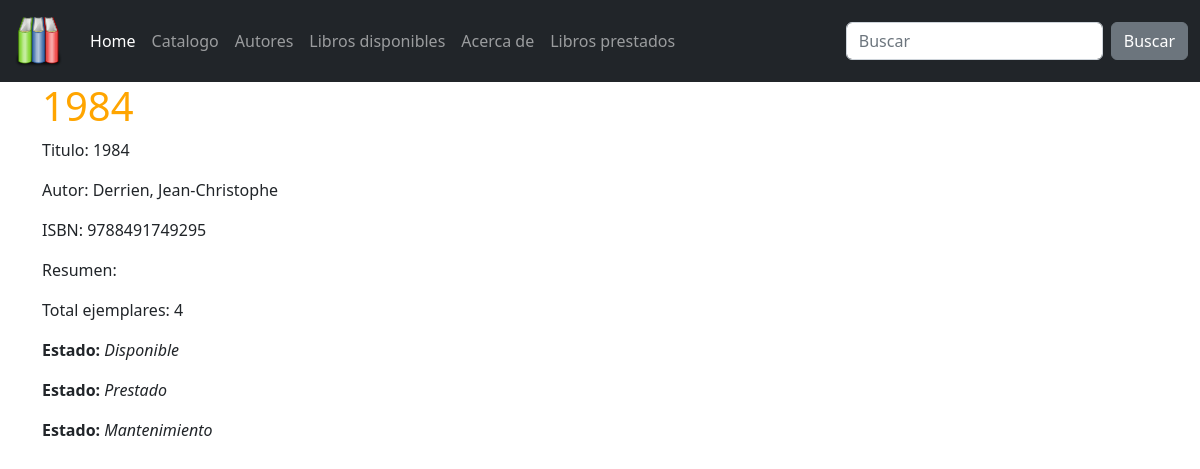
Screenshot of /catalogo/libros/167 with the database file from the repository.
### catalog/models.py (models this page shows, shortened)
class Book(models.Model):
    title = models.CharField(max_length=200)
    author = models.ForeignKey('Author',
        on_delete=models.SET_NULL, # que pasa si borramos el autor?
        null=True)  # puede ser nulo?
    summary = models.TextField(
        max_length=1000,
        help_text='Enter a brief description of the book',
        blank=True)
    isbn = models.CharField(
        'ISBN',
        max_length=13,
        help_text='13 Character <a href="https://www.isbn-international.org/content/what-isbn">ISBN number</a>')
    genre = models.ManyToManyField('Genre',
        help_text='Select a genre for this book')
    language = models.ForeignKey('Language', on_delete=models.SET_NULL, null=True)
    def display_genre(self):
        """
        Creates a string for the Genre. This is required to display genre in Admin.
        """
        return ', '.join([ genre.name for genre in self.genre.all()[:3] ])
    display_genre.short_description = 'Genre'

class Author(models.Model):
    first_name = models.CharField(max_length=100)
    last_name = models.CharField(max_length=100)
    date_of_birth = models.DateField(null=True, blank=True)
    date_of_death = models.DateField('Died', null=True, blank=True)
    class Meta:
        ordering = ['last_name', 'first_name']
    def __str__(self):
        return f'{self.last_name}, {self.first_name}'

class BookInstance(models.Model):
    id = models.UUIDField(primary_key=True, default=uuid.uuid4, help_text="ID único para este libro particular en toda la biblioteca")
    book = models.ForeignKey('Book', on_delete=models.SET_NULL, null=True)
    imprint = models.CharField(max_length=200)
    due_back = models.DateField(null=True, blank=True)
    LOAN_STATUS = (
        ('m', 'Maintenance'),
        ('o', 'On loan'),
        ('a', 'Available'),
        ('r', 'Reserved'),
    )
    status = models.CharField(
        max_length=1,
        choices=LOAN_STATUS,
        blank=True,
        default='m',
        help_text='Disponibilidad del libro'
    )
    class Meta:
        ordering = ["due_back"]

### catalog/views.py (the view)
# urls.py: path('libros/<int:pk>', BookDetailView.as_view(), name='detalle-libro'),
class BookDetailView(DetailView):
    model = Book

### catalog/templates/catalog/book_detail.html (shortened to what this page needs)
{% extends 'base.html' %}
{% block content %}
<h1>{{ book.title }}</h1>
<p>Titulo: {{ book.title }}</p>
<p>Autor: {{ book.author }}</p>
<p>ISBN: {{ book.isbn }}</p>
<p>Resumen: {{ book.summary }}</p>
<p>Total ejemplares: {{ book.bookinstance_set.all.count }}</p>
{% for b in book.bookinstance_set.all %}
{% if  b.status  == 'm' %}
<p><strong>Estado:</strong> <em>Mantenimiento</em></p>
{% elif b.status == 'o' %}
<p><strong>Estado:</strong> <em>Prestado</em></p>
{% elif b.status  == 'a' %}
<p><strong>Estado:</strong> <em>Disponible</em></p>
{% endif %}
{% endfor %}
{% endblock %}

### catalog/static/css/custom_styles.css (style rules this page uses)
h1 { color: orange; }

### rows the page displays
Book: title "1984", author "Derrien, Jean-Christophe", isbn "9788491749295", bookinstance_set.all.count "4"
BookInstance: shows "Estado:", status "Disponible"
BookInstance: shows "Estado:", status "Prestado"
BookInstance: shows "Estado:", status "Mantenimiento"
